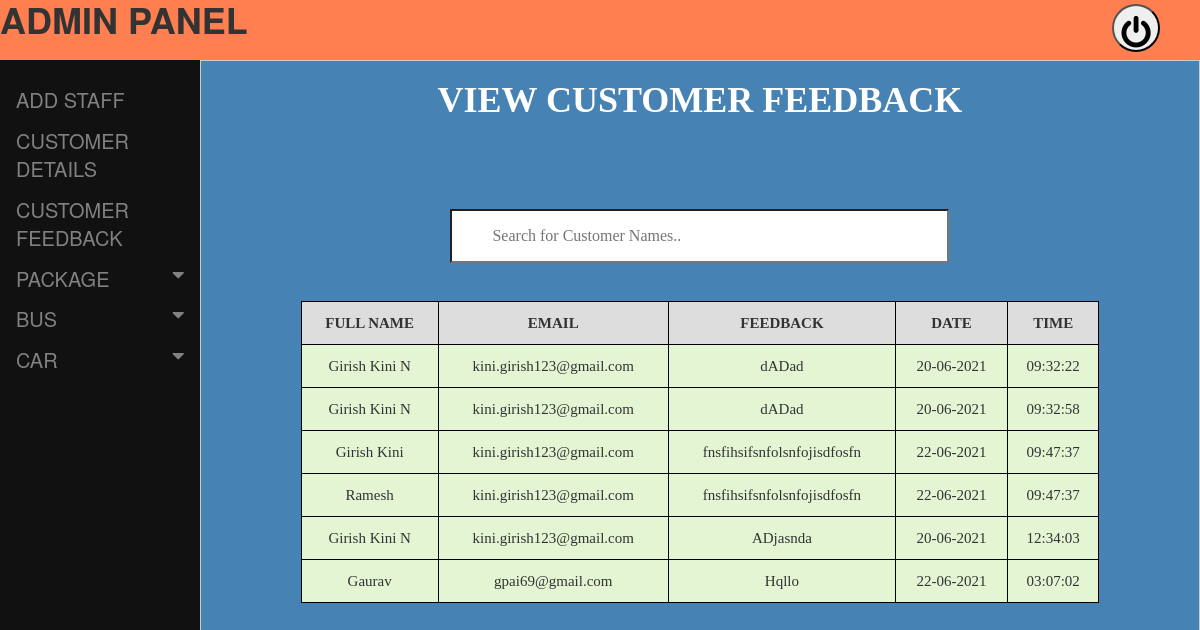
The app's page /admin/viewContactUs.php with its own data.
### tables this page shows
CREATE TABLE `contactus` (
  `c_id` int(50) NOT NULL,
  `Date` varchar(50) NOT NULL,
  `time` time NOT NULL,
  `fullName` varchar(50) NOT NULL,
  `email` varchar(50) NOT NULL,
  `queries` text NOT NULL
);

### admin/viewContactUs.php (the view, shortened to what this page needs)
<!DOCTYPE html>
<head>
    <link href="../admin/css/style.css" rel="stylesheet" />
    <link rel="stylesheet" href="https://cdnjs.cloudflare.com/ajax/libs/font-awesome/4.7.0/css/font-awesome.min.css">
    <link rel="stylesheet" href="https://maxcdn.bootstrapcdn.com/bootstrap/3.4.0/css/bootstrap.min.css">
</head>
<body>
     <div class="full_sht">
        <div class="headder">
            <h1 style="font-weight: bold ;">ADMIN PANEL</h1>
         <a href="logout.php"> <button class="powerbtn" style="font-size:34px" onclick=" alert('Are you sure you want to Logout?');"> <i class="fa fa-power-off"></i></button></a>
        </div>
        <div class="cntnt" >
            <div class=" nav">
                <div class="sidenav">
                <a href="addstaff.php" style="text-decoration: none;">ADD STAFF</a>
                    <a href="admin.php" style="text-decoration: none;">CUSTOMER DETAILS</a>
                    <a href="viewContactUs.php" style="text-decoration: none;">CUSTOMER FEEDBACK</a>
                    <button class="dropdown-btn">PACKAGE
                      <i class="fa fa-caret-down"></i>
                    </button>
                    <button class="dropdown-btn">BUS
                          <i class="fa fa-caret-down"></i>
                        </button>
                    <button class="dropdown-btn">CAR
                        <i class="fa fa-caret-down"></i>
                      </button>
                </div>
            </div>
            <div class="display scroll">
                <h1 style="color:white;"><center><b>VIEW CUSTOMER FEEDBACK</b></center></h1><br><br>
        <br>
        <center><input type="text" id="myInput" onkeyup="myFunction()" placeholder="Search for Customer Names.." title="Type in a name"></center>
        <br>
        <table id="myTable">
            <tr class="header">
                <th>FULL NAME</th>
                <th>EMAIL</th>
                <th>FEEDBACK</th>
               	<th>DATE</th>
                <th>TIME</th>
            </tr>
            <?php
                $conn=mysqli_connect("localhost","root","","projectmeteor");
                $sql = "SELECT * FROM contactus";
                $result = $conn->query($sql);
                $rows = mysqli_num_rows($result);
                if($rows==0)
                {
                    echo"<tr><td colspan='8'>NO COMPLAINTS SO FAR...</td></tr>";
                }
                else
                {
                while($rows=$result->fetch_assoc())
                {
            ?>
            <tr>
                <td><?php echo $rows['fullName'];?></td>
                <td><?php echo $rows['email'];?></td>
                <td><?php echo $rows['queries'];?></td>
                 <td><?php echo $rows['Date'];?></td>
                <td><?php echo $rows['time'];?></td>
            </tr>
            <?php
                } }
            ?>
        </table>
            </div>
        </div>
    </div>
</body>

### admin/css/style.css (style rules this page uses)
.headder { width: 100%; height: 60px; background-color: coral; margin-top: -20px; }
.powerbtn { color: black; float: right; margin-top: -46px; margin-right: 40px; border-radius: 55px; width: 48px; height: 48px; cursor: pointer; }
.cntnt { width: 100%; height: 740px; display: flex; background-color: #111; }
.nav { width: 20%; height: 100%; text-decoration: none; }
.sidenav { height: 100%; width: 100%; z-index: 1; background-color: #111; overflow-x: hidden; padding-top: 20px; }
.sidenav a, .dropdown-btn { padding: 6px 8px 6px 16px; text-decoration: none; font-size: 20px; color: #818181; display: block; border: none; background: none; width: 100%; text-align: left; cursor: pointer; outline: none; }
.fa-caret-down { float: right; padding-right: 8px; }
.display { width: 80%; height: 100%; background-color: steelblue; }
.scroll { height: 100%; width: 100%; border: 1px solid #ccc; font: 16px/26px Georgia, Garamond, Serif; overflow: auto; }

### admin/viewContactUs.php (style rules this page uses)
table { margin: 0 auto; font-size: 15px; border: 1px solid black; border-collapse: collapse; width: 80%; }
td { background-color: #E4F5D4; border: 1px solid black; }
th, td { border: 1px solid black; padding: 8px; text-align: center; }
th { background-color: #ddd; }
td { font-weight: lighter; }
* { box-sizing: border-box; }
#myInput { background-image: url('https://cdn3.iconfinder.com/data/icons/video-player-1/154/search-find-magnifier-function-player-keyword-name-512.png'); background-size: 25px 25px; background-position: 10px 10px; background-repeat: no-repeat; width: 50%; font-size: 16px; padding: 12px 20px 12px 40px;t border: 1px solid #ddd; margin-bottom: 12px; }

### records on screen
contactus: fullName "Girish Kini N", email "kini.girish123@gmail.com", queries "dADad", Date "20-06-2021", time "09:32:22"
contactus: fullName "Girish Kini N", email "kini.girish123@gmail.com", queries "dADad", Date "20-06-2021", time "09:32:58"
contactus: fullName "Girish Kini", email "kini.girish123@gmail.com", queries "fnsfihsifsnfolsnfojisdfosfn", Date "22-06-2021", time "09:47:37"
contactus: fullName "Ramesh", email "kini.girish123@gmail.com", queries "fnsfihsifsnfolsnfojisdfosfn", Date "22-06-2021", time "09:47:37"
contactus: fullName "Girish Kini N", email "kini.girish123@gmail.com", queries "ADjasnda", Date "20-06-2021", time "12:34:03"
contactus: fullName "Gaurav", email "gpai69@gmail.com", queries "Hqllo", Date "22-06-2021", time "03:07:02"
